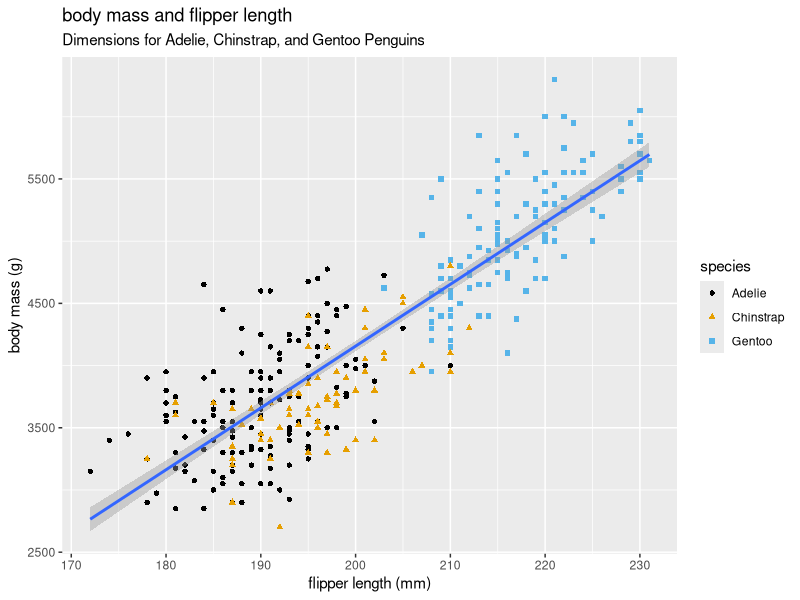
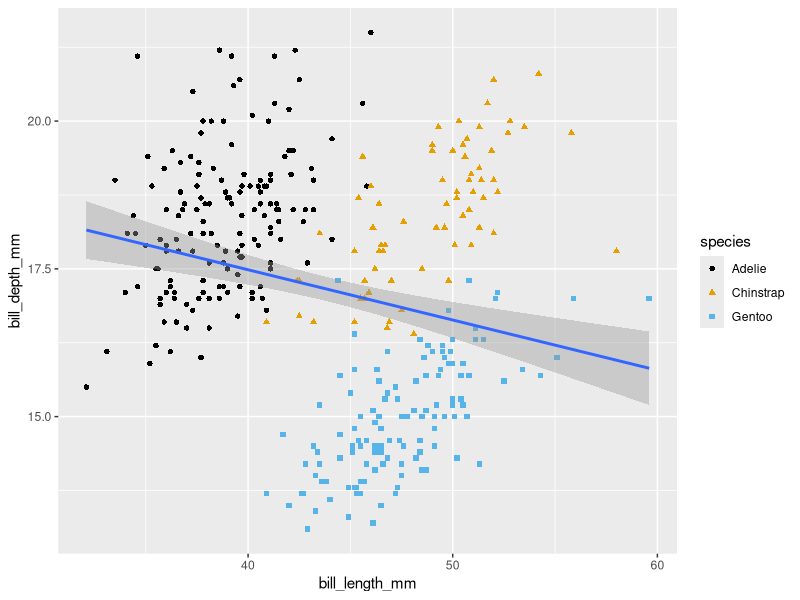
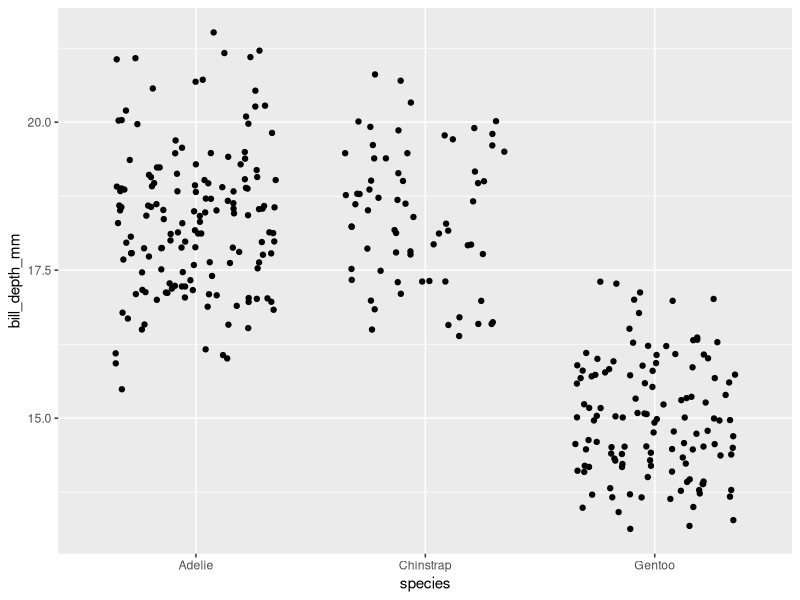

Generate these figures, in order, with R:
## ---- chunk 1
library(tidyverse)
library(palmerpenguins)
library(ggthemes)

ggplot(
  data = penguins,
  mapping = aes(x = flipper_length_mm, y = body_mass_g)
) +
  geom_point(mapping = aes(color = species,  shape = species)) + geom_smooth(method = "lm") + 
  labs(
    title = "body mass and flipper length",
    subtitle = "Dimensions for Adelie, Chinstrap, and Gentoo Penguins",
    x = "flipper length (mm)", 
    y = "body mass (g)",
    color = "species", shape = "species"
  ) + 
  scale_color_colorblind()

#answer to the task 1.2.5 Exercises How many rows are in penguins? How many columns?
dim(penguins) 

#task 2: What does the bill_depth_mm variable in the penguins data frame describe? 
#?penguins
#a number denoting bill depth (millimeters)

#task 3
# Make a scatterplot of bill_depth_mm vs. bill_length_mm. That is, make a scatterplot with bill_depth_mm on the y-axis and bill_length_mm on the x-axis. Describe the relationship between these two variables.
ggplot(
  data = penguins,
  mapping = aes(x = bill_length_mm , y = bill_depth_mm )
  ) + 
  geom_point(mapping = aes(color = species, shape = species)) + 
  geom_smooth(method = "lm") +
  scale_color_colorblind()
#here the relationsip is positive between the groups/species individually, but when they are grouped together we see that the relationship is negative. the simpson paradow, where the groups are positive indiviudally, but when we look at them together, the trend is opposite. this comes from a omitted variable (species) that affect both x and y isnt accounted for and makes misguiding results.

#task 4 scatterplot of species and bill_depth_mm
ggplot(data =  penguins,
       aes(species,bill_depth_mm)) + 
  geom_jitter(width = 0.35)
